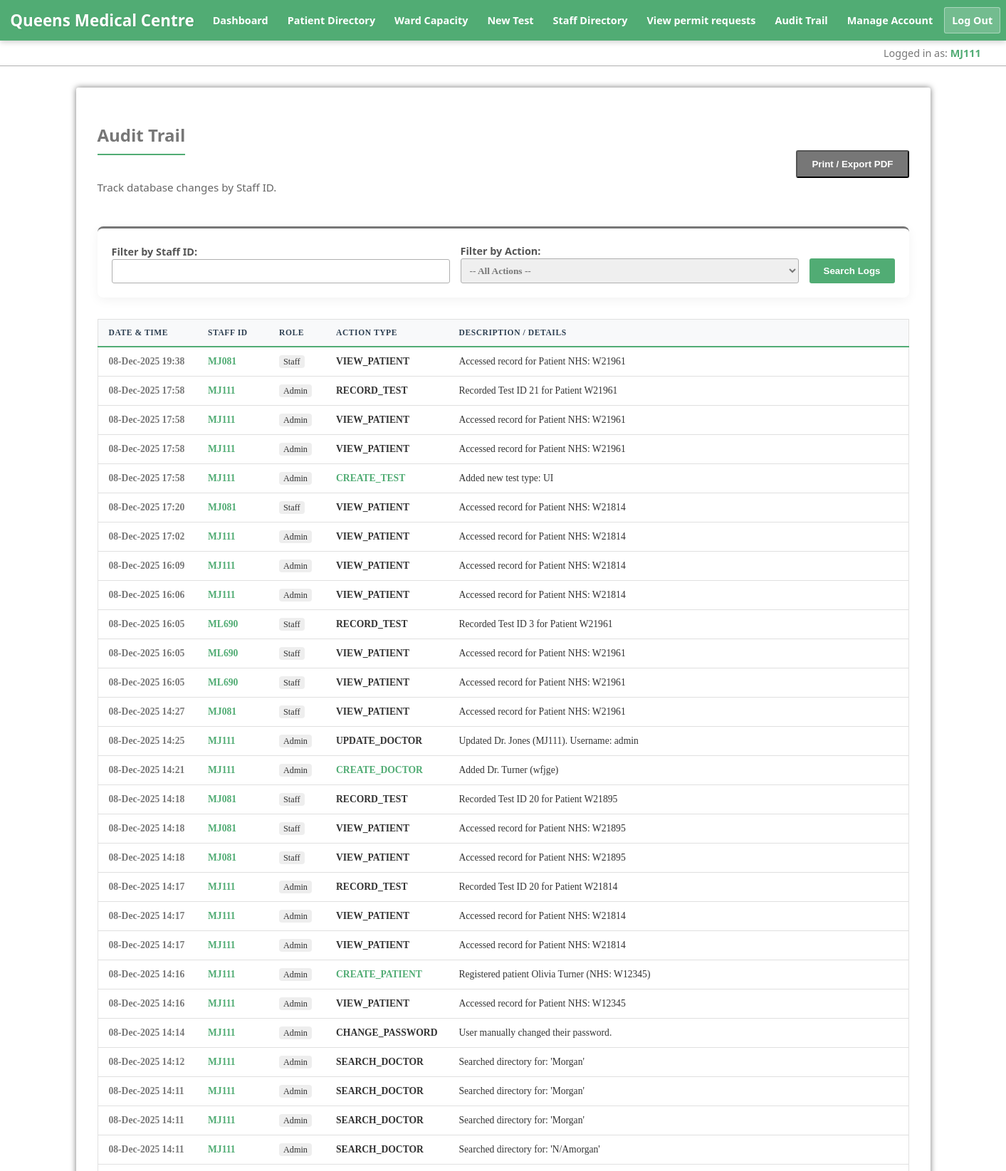
Page /html/cw/audit_trail.php (signed in, upper part) on the committed database.
### tables this page shows
CREATE TABLE `doctor` (
  `staffno` varchar(100) NOT NULL,
  `firstname` varchar(100) NOT NULL,
  `lastname` varchar(100) DEFAULT NULL,
  `Specialisation` varchar(100) DEFAULT NULL,
  `qualification` varchar(100) DEFAULT NULL,
  `pay` int(11) NOT NULL,
  `gender` int(11) DEFAULT NULL,
  `consultantstatus` int(11) NOT NULL,
  `address` varchar(100) DEFAULT NULL,
  `username` varchar(50) DEFAULT NULL
);

CREATE TABLE `audit_log` (
  `log_id` int(11) NOT NULL,
  `staffno` varchar(20) NOT NULL,
  `role` varchar(50) NOT NULL,
  `action_type` varchar(50) NOT NULL,
  `description` text DEFAULT NULL,
  `ip_address` varchar(45) DEFAULT NULL,
  `timestamp` datetime DEFAULT current_timestamp()
);

### html/cw/data_access/doctorDAO.php (called while the page is built, shortened)
<?php
class DoctorDAO
{
    public static function getStaffNoByUsername($conn, $username)
    {
        $stmt = $conn->prepare("SELECT staffno FROM doctor WHERE username = ?");
        $stmt->bind_param("s", $username);
        $stmt->execute();
        $result = $stmt->get_result()->fetch_assoc();
        return $result['staffno'] ?? ($result['staffNo'] ?? false);
    }
}
?>

### html/cw/data_access/AuditDAO.php (called while the page is built, shortened)
<?php
class AuditDAO {
    public static function getLogs($conn, $staffNoFilter = '', $actionFilter = '') {
        $sql = "SELECT * FROM audit_log WHERE 1=1";
        $sql .= " ORDER BY timestamp DESC LIMIT 500";
        $stmt = $conn->prepare($sql);
        $stmt->execute();
        return $stmt->get_result();
    }
}
?>

### html/cw/data_access/formatDisplayValue.php (called while the page is built, shortened)
<?php
function safeDisplay($data, $placeholder = 'N/A') {
    return htmlspecialchars($data);
}
?>

### html/cw/audit_trail.php (the view, shortened to what this page needs)
<?php
require 'includes/db_connection.php';
require_once 'data_access/AuditDAO.php';
require_once 'data_access/formatDisplayValue.php';
$staff_search = trim($_GET['staffno'] ?? '');
$action_search = trim($_GET['action'] ?? '');
$logs = AuditDAO::getLogs($conn, $staff_search, $action_search);
require 'includes/header.php';
?>
<section class="container">
    <div style="display: flex; justify-content: space-between; align-items: center; margin-bottom: 20px;">
        <div>
            <h2>Audit Trail</h2>
            <p class="guide-text">Track database changes by Staff ID.</p>
        </div>
        <button onclick="window.print()" class="btn btn-secondary">Print / Export PDF</button>
    </div>
    <div class="task-form-area" style="padding: 20px; margin-top: 0; max-width: 100%; border-top: 3px solid #777;">
        <form method="GET" style="display: flex; gap: 15px; align-items: flex-end; flex-wrap: wrap;">
            <div style="flex: 1; min-width: 200px;">
                <label style="font-weight: bold; font-size: 0.9em; color: #555;">Filter by Staff ID:</label>
                <input type="text" name="staffno" style="width: 100%; padding: 8px;">
            </div>
            <div style="flex: 1; min-width: 200px;">
                <label style="font-weight: bold; font-size: 0.9em; color: #555;">Filter by Action:</label>
                <select name="action" style="width: 100%; padding: 8px;">
                    <option value="">-- All Actions --</option>
                </select>
            </div>
            <button type="submit" class="btn btn-primary" style="margin: 0; padding: 10px 20px;">Search Logs</button>
        </form>
    </div>
    <table class="styled-table" style="font-size: 0.85em;">
        <thead>
            <tr>
                <th style="width: 140px;">Date & Time</th>
                <th style="width: 100px;">Staff ID</th>
                <th style="width: 80px;">Role</th>
                <th style="width: 150px;">Action Type</th>
                <th>Description / Details</th>
            </tr>
        </thead>
        <tbody>
            <?php if ($logs->num_rows > 0): ?>
                <?php while ($log = $logs->fetch_assoc()):
                    $color = '#333';
                    if (strpos($log['action_type'], 'CREATE') !== false || strpos($log['action_type'], 'APPROVE') !== false) $color = '#51AC74';
                ?>
                    <tr>
                        <td style="color: #777; font-weight: bold;">
                            <?= date('d-M-Y H:i', strtotime($log['timestamp'])) ?>
                        </td>
                        <td>
                            <a href="audit_trail.php?staffno=<?= urlencode($log['staffno']) ?>" style="text-decoration: none; color: #51AC74; font-weight: bold;">
                                <?= safeDisplay($log['staffno']) ?>
                            </a>
                        </td>
                        <td>
                            <span style="background: #eee; padding: 2px 6px; border-radius: 4px; font-size: 0.9em;">
                                <?= safeDisplay($log['role']) ?>
                            </span>
                        </td>
                        <td style="color: <?= $color ?>; font-weight: bold;">
                            <?= safeDisplay($log['action_type']) ?>
                        </td>
                        <td><?= safeDisplay($log['description']) ?></td>
                    </tr>
                <?php endwhile; ?>
            <?php else: ?>
                <tr>
                    <td colspan="6" style="text-align: center; padding: 20px;">No logs found matching your criteria.</td>
                </tr>
            <?php endif; ?>
        </tbody>
    </table>
</section>
<?php require 'includes/footer.php'; ?>

### html/cw/includes/header.php (shortened to what this page needs)
<?php
require_once 'data_access/DoctorDAO.php';
$is_admin = ($_SESSION['is_admin'] ?? 0) == 1;
$username = htmlspecialchars($_SESSION['username'] ?? 'Guest');
$staffno = DoctorDAO::getStaffNoByUsername($conn, $username)
?>
<!DOCTYPE html>
<html lang="eng">
<head>
    <link rel="stylesheet" href="../css/style.css">
</head>
<body>
<header>
    <div class="header-container">
        <h1>Queens Medical Centre</h1>
        <nav>
            <ul>
                <li><a href="home.php">Dashboard</a></li>
                <li><a href="patient_lookup.php">Patient Directory</a></li>
                <li><a href="ward_capacity.php">Ward Capacity</a></li>
                <li><a href="add_new_test_type.php">New Test</a></li>
                <?php if ($is_admin): ?>
                    <li><a href="doctor.php">Staff Directory</a></li>
                <?php endif; ?>
                <?php if ($is_admin): ?>
                    <li><a href="admin_parking.php">View permit requests</a></li>
                    <li class="admin-link"><a href="audit_trail.php">Audit Trail</a></li>
                <?php endif; ?>
                <li><a href="manage_account.php">Manage Account</a></li>
                <li><a href="includes/logout.php" class="btn btn-logout">Log Out</a></li>
            </ul>
        </nav>
    </div>
</header>
<div class="user-info-bar">
    <div class="info-container">
        <span>Logged in as: <strong><?= $staffno ?></strong></span>
    </div>
</div>

### html/css/style.css (style rules this page uses)
* { -webkit-transition: all 0.3s ease; transition: all 0.3s ease; box-sizing: border-box; }
body { margin: 0; padding: 0; font-family: "Segoe UI", "Roboto", "Helvetica Neue", Arial, sans-serif; color: #555; background: linear-gradient(rgba(255,255,255,0.8), rgba(255,255,255,0.8)), url('../qmc.jpg'); background-size: cover; background-position: center; background-repeat: no-repeat; background-attachment: fixed; min-height: 100vh; display: flex; flex-direction: column; }
header { background: #51AC74; color: white; padding: 10px 0; box-shadow: 0px 2px 8px rgba(0,0,0,0.2); position: relative; z-index: 1000; }
.header-container { width: 98%; max-width: 1400px; margin: 0 auto; display: flex; justify-content: space-between; align-items: center; flex-wrap: nowrap; gap: 15px; }
header h1 { margin: 0; font-size: 1.4rem; text-shadow: 1px 1px 2px rgba(0,0,0,0.1); white-space: nowrap; flex-shrink: 0; }
nav ul { list-style: none; padding: 0; margin: 0; display: flex; align-items: center; flex-wrap: nowrap; gap: 5px; }
nav li { margin: 0; }
nav a { text-decoration: none; color: white; font-weight: bold; padding: 8px 10px; border-radius: 3px; border: 1px solid transparent; white-space: nowrap; display: inline-block; font-size: 0.9rem; }
.btn-logout { background: rgba(255, 255, 255, 0.2); border: 1px solid rgba(255, 255, 255, 0.4); }
.user-info-bar { background: rgba(255, 255, 255, 0.9); border-bottom: 1px solid #afafaf; padding: 8px 0; font-size: 0.9rem; color: #777; }
.user-info-bar .info-container { width: 95%; max-width: 1400px; margin: 0 auto; text-align: right; }
.user-info-bar strong { color: #51AC74; }
.container { width: 95%; max-width: 1200px; margin: 30px auto; background: rgba(255, 255, 255, 1); padding: 30px; border-radius: 3px; box-shadow: 0px 0px 8px #777; }
h2, h3, h4 { color: #777; border-bottom: 2px solid #51AC74; padding-bottom: 10px; display: inline-block; }
.btn-primary { display: inline-block; background: #51AC74; color: white; padding: 10px 20px; margin-top: 10px; text-decoration: none; border-radius: 3px; font-weight: bold; border: 0; cursor: pointer; }
.btn-secondary { display: inline-block; background: #777; color: white; padding: 10px 20px; margin-top: 10px; text-decoration: none; border-radius: 3px; font-weight: bold; }
input[type="text"], input[type="password"], input[type="date"], select { color: #777; font-weight: bold; padding: 10px; border: 1px solid #afafaf; border-radius: 3px; outline: none; font-family: "Calisto MT", serif; }
.task-form-area { background: #ffffff; padding: 40px; border-radius: 8px; box-shadow: 0 4px 15px rgba(0,0,0,0.05); max-width: 800px; margin: 30px auto; border-top: 5px solid #51AC74; }
.guide-text { color: #666; margin-bottom: 25px; font-size: 0.95em; }
.styled-table { width: 100%; border-collapse: collapse; margin: 20px 0; font-size: 0.95em; font-family: "Calisto MT", serif; background-color: #ffffff; border: 1px solid #e0e0e0; }
.styled-table thead tr { background-color: #f8f9fa; color: #2c3e50; text-align: left; border-bottom: 2px solid #51AC74; }
.styled-table th { padding: 12px 15px; font-weight: 600; text-transform: uppercase; font-size: 0.85em; letter-spacing: 0.05em; }
.styled-table td { padding: 12px 15px; color: #333; border-bottom: 1px solid #e0e0e0; vertical-align: middle; }
.styled-table td:first-child { font-weight: bold; color: #555; }

### rows in the picture
doctor: staffno "MJ111"
audit_log: timestamp "08-Dec-2025 19:38", staffno "MJ081", role "Staff", action_type "VIEW_PATIENT", description "Accessed record for Patient NHS: W21961"
audit_log: timestamp "08-Dec-2025 17:58", staffno "MJ111", role "Admin", action_type "RECORD_TEST", description "Recorded Test ID 21 for Patient W21961"
audit_log: timestamp "08-Dec-2025 17:58", staffno "MJ111", role "Admin", action_type "VIEW_PATIENT", description "Accessed record for Patient NHS: W21961"
audit_log: timestamp "08-Dec-2025 17:58", staffno "MJ111", role "Admin", action_type "VIEW_PATIENT", description "Accessed record for Patient NHS: W21961"
audit_log: timestamp "08-Dec-2025 17:58", staffno "MJ111", role "Admin", action_type "CREATE_TEST", description "Added new test type: UI"
audit_log: timestamp "08-Dec-2025 17:20", staffno "MJ081", role "Staff", action_type "VIEW_PATIENT", description "Accessed record for Patient NHS: W21814"
audit_log: timestamp "08-Dec-2025 17:02", staffno "MJ111", role "Admin", action_type "VIEW_PATIENT", description "Accessed record for Patient NHS: W21814"
audit_log: timestamp "08-Dec-2025 16:09", staffno "MJ111", role "Admin", action_type "VIEW_PATIENT", description "Accessed record for Patient NHS: W21814"
audit_log: timestamp "08-Dec-2025 16:06", staffno "MJ111", role "Admin", action_type "VIEW_PATIENT", description "Accessed record for Patient NHS: W21814"
audit_log: timestamp "08-Dec-2025 16:05", staffno "ML690", role "Staff", action_type "RECORD_TEST", description "Recorded Test ID 3 for Patient W21961"
audit_log: timestamp "08-Dec-2025 16:05", staffno "ML690", role "Staff", action_type "VIEW_PATIENT", description "Accessed record for Patient NHS: W21961"
audit_log: timestamp "08-Dec-2025 16:05", staffno "ML690", role "Staff", action_type "VIEW_PATIENT", description "Accessed record for Patient NHS: W21961"
audit_log: timestamp "08-Dec-2025 14:27", staffno "MJ081", role "Staff", action_type "VIEW_PATIENT", description "Accessed record for Patient NHS: W21961"
audit_log: timestamp "08-Dec-2025 14:25", staffno "MJ111", role "Admin", action_type "UPDATE_DOCTOR", description "Updated Dr. Jones (MJ111). Username: admin"
audit_log: timestamp "08-Dec-2025 14:21", staffno "MJ111", role "Admin", action_type "CREATE_DOCTOR", description "Added Dr. Turner (wfjge)"
audit_log: timestamp "08-Dec-2025 14:18", staffno "MJ081", role "Staff", action_type "RECORD_TEST", description "Recorded Test ID 20 for Patient W21895"
audit_log: timestamp "08-Dec-2025 14:18", staffno "MJ081", role "Staff", action_type "VIEW_PATIENT", description "Accessed record for Patient NHS: W21895"
audit_log: timestamp "08-Dec-2025 14:18", staffno "MJ081", role "Staff", action_type "VIEW_PATIENT", description "Accessed record for Patient NHS: W21895"
audit_log: timestamp "08-Dec-2025 14:17", staffno "MJ111", role "Admin", action_type "RECORD_TEST", description "Recorded Test ID 20 for Patient W21814"
audit_log: timestamp "08-Dec-2025 14:17", staffno "MJ111", role "Admin", action_type "VIEW_PATIENT", description "Accessed record for Patient NHS: W21814"
audit_log: timestamp "08-Dec-2025 14:17", staffno "MJ111", role "Admin", action_type "VIEW_PATIENT", description "Accessed record for Patient NHS: W21814"
audit_log: timestamp "08-Dec-2025 14:16", staffno "MJ111", role "Admin", action_type "CREATE_PATIENT", description "Registered patient Olivia Turner (NHS: W12345)"
audit_log: timestamp "08-Dec-2025 14:16", staffno "MJ111", role "Admin", action_type "VIEW_PATIENT", description "Accessed record for Patient NHS: W12345"
audit_log: timestamp "08-Dec-2025 14:14", staffno "MJ111", role "Admin", action_type "CHANGE_PASSWORD", description "User manually changed their password."
audit_log: timestamp "08-Dec-2025 14:12", staffno "MJ111", role "Admin", action_type "SEARCH_DOCTOR", description "Searched directory for: 'Morgan'"
audit_log: timestamp "08-Dec-2025 14:11", staffno "MJ111", role "Admin", action_type "SEARCH_DOCTOR", description "Searched directory for: 'Morgan'"
audit_log: timestamp "08-Dec-2025 14:11", staffno "MJ111", role "Admin", action_type "SEARCH_DOCTOR", description "Searched directory for: 'Morgan'"
audit_log: timestamp "08-Dec-2025 14:11", staffno "MJ111", role "Admin", action_type "SEARCH_DOCTOR", description "Searched directory for: 'N/Amorgan'"
